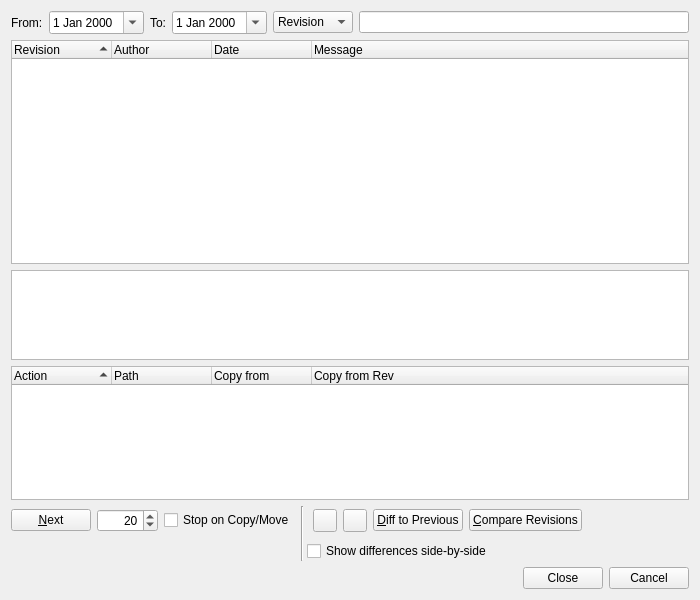
<?xml version="1.0" encoding="UTF-8"?>
<ui version="4.0">
 <class>SvnLogBrowserDialog</class>
 <widget class="QWidget" name="SvnLogBrowserDialog">
  <property name="geometry">
   <rect>
    <x>0</x>
    <y>0</y>
    <width>700</width>
    <height>600</height>
   </rect>
  </property>
  <property name="windowTitle">
   <string>Subversion Log</string>
  </property>
  <layout class="QVBoxLayout" name="verticalLayout">
   <item>
    <layout class="QHBoxLayout">
     <item>
      <widget class="QLabel" name="label">
       <property name="text">
        <string>From:</string>
       </property>
      </widget>
     </item>
     <item>
      <widget class="QDateEdit" name="fromDate">
       <property name="toolTip">
        <string>Enter the start date</string>
       </property>
       <property name="calendarPopup">
        <bool>true</bool>
       </property>
      </widget>
     </item>
     <item>
      <widget class="QLabel" name="label_2">
       <property name="text">
        <string>To:</string>
       </property>
      </widget>
     </item>
     <item>
      <widget class="QDateEdit" name="toDate">
       <property name="toolTip">
        <string>Enter the end date</string>
       </property>
       <property name="calendarPopup">
        <bool>true</bool>
       </property>
      </widget>
     </item>
     <item>
      <widget class="QComboBox" name="fieldCombo">
       <property name="toolTip">
        <string>Select the field to filter on</string>
       </property>
       <item>
        <property name="text">
         <string>Revision</string>
        </property>
       </item>
       <item>
        <property name="text">
         <string>Author</string>
        </property>
       </item>
       <item>
        <property name="text">
         <string>Message</string>
        </property>
       </item>
      </widget>
     </item>
     <item>
      <widget class="E5ClearableLineEdit" name="rxEdit">
       <property name="toolTip">
        <string>Enter the regular expression to filter on</string>
       </property>
      </widget>
     </item>
    </layout>
   </item>
   <item>
    <widget class="QTreeWidget" name="logTree">
     <property name="sizePolicy">
      <sizepolicy hsizetype="Expanding" vsizetype="Expanding">
       <horstretch>0</horstretch>
       <verstretch>5</verstretch>
      </sizepolicy>
     </property>
     <property name="alternatingRowColors">
      <bool>true</bool>
     </property>
     <property name="selectionMode">
      <enum>QAbstractItemView::ExtendedSelection</enum>
     </property>
     <property name="rootIsDecorated">
      <bool>false</bool>
     </property>
     <property name="itemsExpandable">
      <bool>false</bool>
     </property>
     <property name="sortingEnabled">
      <bool>true</bool>
     </property>
     <property name="allColumnsShowFocus">
      <bool>true</bool>
     </property>
     <column>
      <property name="text">
       <string>Revision</string>
      </property>
     </column>
     <column>
      <property name="text">
       <string>Author</string>
      </property>
     </column>
     <column>
      <property name="text">
       <string>Date</string>
      </property>
     </column>
     <column>
      <property name="text">
       <string>Message</string>
      </property>
     </column>
    </widget>
   </item>
   <item>
    <widget class="QTextEdit" name="messageEdit">
     <property name="sizePolicy">
      <sizepolicy hsizetype="Expanding" vsizetype="Expanding">
       <horstretch>0</horstretch>
       <verstretch>2</verstretch>
      </sizepolicy>
     </property>
     <property name="readOnly">
      <bool>true</bool>
     </property>
    </widget>
   </item>
   <item>
    <widget class="QTreeWidget" name="filesTree">
     <property name="sizePolicy">
      <sizepolicy hsizetype="Expanding" vsizetype="Expanding">
       <horstretch>0</horstretch>
       <verstretch>3</verstretch>
      </sizepolicy>
     </property>
     <property name="alternatingRowColors">
      <bool>true</bool>
     </property>
     <property name="rootIsDecorated">
      <bool>false</bool>
     </property>
     <property name="itemsExpandable">
      <bool>false</bool>
     </property>
     <property name="sortingEnabled">
      <bool>true</bool>
     </property>
     <property name="allColumnsShowFocus">
      <bool>true</bool>
     </property>
     <column>
      <property name="text">
       <string>Action</string>
      </property>
     </column>
     <column>
      <property name="text">
       <string>Path</string>
      </property>
     </column>
     <column>
      <property name="text">
       <string>Copy from</string>
      </property>
     </column>
     <column>
      <property name="text">
       <string>Copy from Rev</string>
      </property>
     </column>
    </widget>
   </item>
   <item>
    <layout class="QGridLayout" name="gridLayout">
     <item row="0" column="0">
      <widget class="QPushButton" name="nextButton">
       <property name="toolTip">
        <string>Press to get the next bunch of log entries</string>
       </property>
       <property name="text">
        <string>&amp;Next</string>
       </property>
      </widget>
     </item>
     <item row="0" column="1">
      <widget class="QSpinBox" name="limitSpinBox">
       <property name="toolTip">
        <string>Enter the limit of entries to fetch</string>
       </property>
       <property name="alignment">
        <set>Qt::AlignRight|Qt::AlignTrailing|Qt::AlignVCenter</set>
       </property>
       <property name="minimum">
        <number>1</number>
       </property>
       <property name="maximum">
        <number>10000</number>
       </property>
       <property name="value">
        <number>20</number>
       </property>
      </widget>
     </item>
     <item row="0" column="2">
      <widget class="QCheckBox" name="stopCheckBox">
       <property name="toolTip">
        <string>Select to stop listing log messages at a copy or move</string>
       </property>
       <property name="text">
        <string>Stop on Copy/Move</string>
       </property>
      </widget>
     </item>
     <item row="0" column="3" rowspan="2" colspan="2">
      <widget class="Line" name="line">
       <property name="orientation">
        <enum>Qt::Vertical</enum>
       </property>
      </widget>
     </item>
     <item row="0" column="5">
      <widget class="QToolButton" name="upButton">
       <property name="toolTip">
        <string>Press to move up in the log list</string>
       </property>
       <property name="autoRepeat">
        <bool>true</bool>
       </property>
      </widget>
     </item>
     <item row="0" column="6">
      <widget class="QToolButton" name="downButton">
       <property name="toolTip">
        <string>Press to move down in the log list</string>
       </property>
       <property name="autoRepeat">
        <bool>true</bool>
       </property>
      </widget>
     </item>
     <item row="0" column="7">
      <widget class="QPushButton" name="diffPreviousButton">
       <property name="toolTip">
        <string>Press to generate a diff to the previous revision</string>
       </property>
       <property name="text">
        <string>&amp;Diff to Previous</string>
       </property>
      </widget>
     </item>
     <item row="0" column="8">
      <widget class="QPushButton" name="diffRevisionsButton">
       <property name="toolTip">
        <string>Press to compare two revisions</string>
       </property>
       <property name="text">
        <string>&amp;Compare Revisions</string>
       </property>
      </widget>
     </item>
     <item row="0" column="9">
      <spacer>
       <property name="orientation">
        <enum>Qt::Horizontal</enum>
       </property>
       <property name="sizeHint" stdset="0">
        <size>
         <width>38</width>
         <height>29</height>
        </size>
       </property>
      </spacer>
     </item>
     <item row="1" column="4" colspan="6">
      <widget class="QCheckBox" name="sbsCheckBox">
       <property name="toolTip">
        <string>Select to show differences side-by-side</string>
       </property>
       <property name="text">
        <string>Show differences side-by-side</string>
       </property>
      </widget>
     </item>
    </layout>
   </item>
   <item>
    <widget class="QDialogButtonBox" name="buttonBox">
     <property name="orientation">
      <enum>Qt::Horizontal</enum>
     </property>
     <property name="standardButtons">
      <set>QDialogButtonBox::Cancel|QDialogButtonBox::Close</set>
     </property>
    </widget>
   </item>
  </layout>
 </widget>
 <customwidgets>
  <customwidget>
   <class>E5ClearableLineEdit</class>
   <extends>QLineEdit</extends>
   <header>E5Gui/E5LineEdit.h</header>
  </customwidget>
 </customwidgets>
 <tabstops>
  <tabstop>fromDate</tabstop>
  <tabstop>toDate</tabstop>
  <tabstop>fieldCombo</tabstop>
  <tabstop>rxEdit</tabstop>
  <tabstop>logTree</tabstop>
  <tabstop>messageEdit</tabstop>
  <tabstop>filesTree</tabstop>
  <tabstop>nextButton</tabstop>
  <tabstop>limitSpinBox</tabstop>
  <tabstop>stopCheckBox</tabstop>
  <tabstop>upButton</tabstop>
  <tabstop>downButton</tabstop>
  <tabstop>diffPreviousButton</tabstop>
  <tabstop>diffRevisionsButton</tabstop>
  <tabstop>sbsCheckBox</tabstop>
 </tabstops>
 <resources/>
 <connections/>
</ui>
